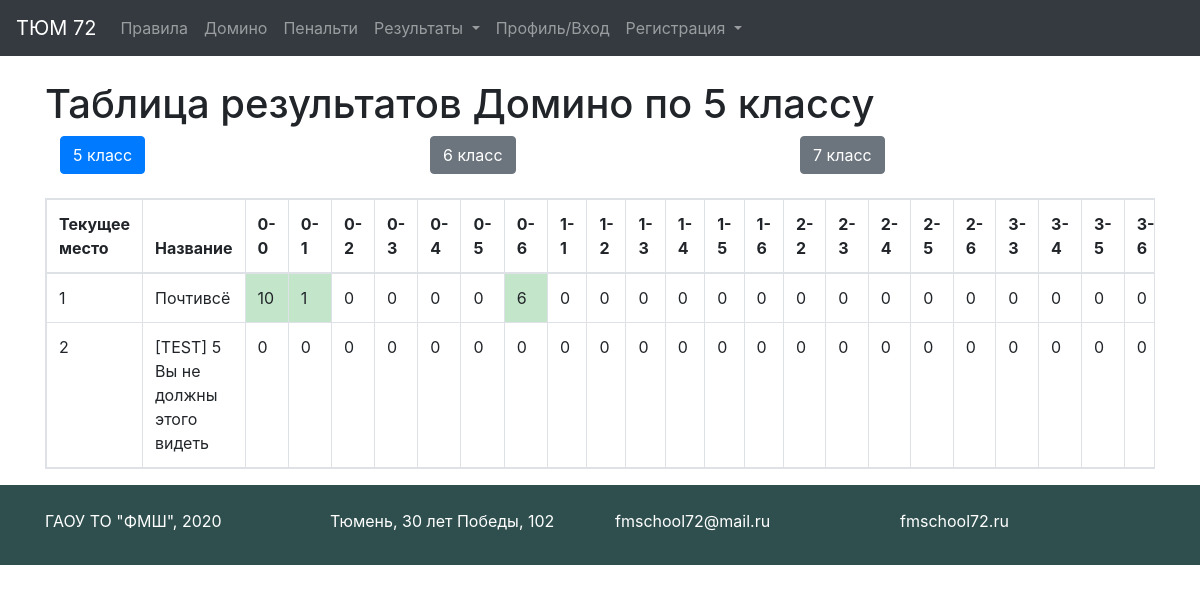
Page /results/domino/5 on the committed database.
### tables this page shows
CREATE TABLE domino_tasks5 (id INTEGER PRIMARY KEY AUTOINCREMENT UNIQUE NOT NULL, title STRING NOT NULL UNIQUE, picked_tasks STRING DEFAULT " ", t1 NOT NULL DEFAULT '0ok', t2 NOT NULL DEFAULT '0ok', t3 NOT NULL DEFAULT '0ok', t4 NOT NULL DEFAULT '0ok', t5 NOT NULL DEFAULT '0ok', t6 NOT NULL DEFAULT '0ok', t7 NOT NULL DEFAULT '0ok', t8 NOT NULL DEFAULT '0ok', t9 NOT NULL DEFAULT '0ok', t10 NOT NULL DEFAULT '0ok', t11 NOT NULL DEFAULT '0ok', t12 NOT NULL DEFAULT '0ok', t13 NOT NULL DEFAULT '0ok', t14 NOT NULL DEFAULT '0ok', t15 NOT NULL DEFAULT '0ok', t16 NOT NULL DEFAULT '0ok', t17 NOT NULL DEFAULT '0ok', t18 NOT NULL DEFAULT '0ok', t19 NOT NULL DEFAULT '0ok', t20 NOT NULL DEFAULT '0ok', t21 NOT NULL DEFAULT '0ok', t22 NOT NULL DEFAULT '0ok', t23 NOT NULL DEFAULT '0ok', t24 NOT NULL DEFAULT '0ok', t25 NOT NULL DEFAULT '0ok', t26 NOT NULL DEFAULT '0ok', t27 NOT NULL DEFAULT '0ok', t28 NOT NULL DEFAULT '0ok', sum INTEGER DEFAULT (0));

### app.py (the view)
@app.route('/results/<game>/<grade>')
def results(game, grade):
    debug_var_test = 0  # 0 - показываем тестовых юзеров, 1 - не показываем
    debug_var_zero = 0  # 0 - показываем юзеров с 0 баллами, 1 - не показываем
    grade = str(grade)
    team = ''
    if is_auth() and str(current_user.grade) == str(grade):
        team = current_user.team_name
    titles = {'domino': 'Домино', 'penalty': 'Пенальти'}
    if game == 'domino':
        info = domino_info
        number = 28
        keys = domino_keys
    else:
        info = penalty_info
        number = 16
        keys = penalty_keys
    table = game + '_tasks' + str(grade)
    con = sqlite3.connect(os.path.join("db", "tasks.db"))
    cur = con.cursor()
    results = cur.execute(f"SELECT * from {table} ORDER BY sum DESC").fetchall()
    con.close()
    if debug_var_test == 1:
        results = [row for row in results if
                   "[TEST]" not in row[1]]  # Не показываем тестовую команду
    if debug_var_zero == 1:
        results = [row for row in results if row[-1] == 0]  # Не показываем тех, кто ничего не набрал
    team_num = len(results)
    return render_template("results.html", team=team, results=results, title=titles[game],
                           grade=grade,
                           info=info, number=number, team_num=team_num, keys=keys)

### app.py (called while the page is built)
def is_auth():
    return current_user.is_authenticated

### templates/results.html (shortened to what this page needs)
{% extends "base.html" %}
{% block content %}
    <h1>Таблица результатов {{ title }} по {{ grade }} классу</h1>
    <div class="container">
        <div class="row">
            {% for grd in ['5', '6', '7'] %}
                {% set a_grd = "./" + grd %}
                {% if grd == grade %}
                    <div class="col-sm">
                        <a href={{a_grd}} type="button" class="btn btn-primary">{{grd}} класс</a></div>
                {% else %}
                    <div class="col-sm">
                        <a href={{a_grd}} type="button" class="btn btn-secondary">{{grd}} класс</a></div>
                {% endif %}
            {% endfor %}
        </div>
    </div>
    <br>
    <table class="table table-bordered table-responsive" id="results">
        <thead>
        <tr>
            <th> Текущее место</th>
            <th> Название</th>
            {% for task in keys %}
                <th width="10%"> {{ info[grade][task]['name'] }} </th>
            {% endfor %}
        </tr>
        </thead>
        {% for place in range(team_num) %}
            <tr>
                {% if results[place][1] == team %}
                    <td class="table-primary"> {{ place + 1 }} </td>
                    <td class="table-primary"> {{ results[place][1] }} </td>
                {% else %}
                    <td> {{ place + 1 }} </td>
                    <td> {{ results[place][1] }} </td>
                {% endif %}
                {% if title == 'Домино' %}
                    {% set step = 3 %}
                {% else %}
                    {% set step = 2 %}
                {% endif %}
                {% for i in range(step, number + step) %}
                    {% set state = results[place][i][-2:] %}
                    {% set points = results[place][i][:-2] %}
                    {% if state == 'af' %}
                        <td class="table-success" width="30px"> {{ points }} </td>
                    {% elif state in ['ff', 'as', 'bf'] %}
                        <td class="table-warning" width="30px"> {{ points }} </td>
                    {% elif state == 'fs' %}
                        <td class="table-danger" width="30px"> {{ points }} </td>
                    {% else %}
                        <td width="30px"> {{ points }} </td>
                    {% endif %}
                {% endfor %}
            </tr>
        {% endfor %}
    </table>
{% endblock %}

### templates/base.html (shortened to what this page needs)
<!doctype html>
<html lang="ru">
<head>
    <link rel="stylesheet"
          href="https://stackpath.bootstrapcdn.com/bootstrap/4.4.1/css/bootstrap.min.css"
>
    <link rel="stylesheet" type="text/css" href="/static/css/style.css"/>
</head>
<body>
<div id="page-container">
    <div id="content-wrap">
        <header>
            <nav class="navbar navbar-expand-lg navbar-dark bg-dark">
                <a class="navbar-brand" href="/">ТЮМ 72</a>
                <div class="collapse navbar-collapse" id="navbarNav">
                    <ul class="navbar-nav">
                        <li class="nav-item">
                            <a class="nav-link" href="/rules">Правила</a>
                        </li>
                        <li class="nav-item">
                            <a class="nav-link" href="/domino">Домино</a>
                        </li>
                        <li class="nav-item">
                            <a class="nav-link" href="/penalty">Пенальти</a>
                        </li>
                        <li class="nav-item dropdown">
                            <a class="nav-link dropdown-toggle" href="#" id="navbarDropdown"
                               role="button" data-toggle="dropdown" aria-haspopup="true"
                               aria-expanded="false">
                                Результаты
                            </a>
                        </li>
                        <li class="nav-item">
                            <a class="nav-link" href="/profile">Профиль/Вход</a>
                        </li>
                        <li class="nav-item dropdown">
                            <a class="nav-link dropdown-toggle" href="#" id="navbarDropdown"
                               role="button" data-toggle="dropdown" aria-haspopup="true"
                               aria-expanded="false">
                                Регистрация
                            </a>
                        </li>
                    </ul>
                </div>
            </nav>
        </header>
        <main role="main" class="container">
            <br>
            {% block content %}{% endblock %}
        </main>
    </div>
    <footer id="footer">
        <br>
        <div class="container">
            <div class="row align-items-center">
                <div class="col">
                    ГАОУ ТО "ФМШ", 2020
                </div>
                <div class="col">
                    <a href="https://www.google.com/maps/place/ул.+30+лет+Победы,+102,+Тюмень,+Тюменская+обл.,+625051/@57.1161719,65.5862042,17z/data=!3m1!4b1!4m5!3m4!1s0x43bbe0de6f18b76f:0xbbb0b63150a73e69!8m2!3d57.116169!4d65.5883929?hl=ru">
                        Тюмень, 30 лет Победы, 102
                    </a>
                </div>
                <div class="col">
                    <a href="mailto:fmschool72@mail.ru?subject=ТЮМ 72" target="_blank">
                        fmschool72@mail.ru
                    </a>
                </div>
                <div class="col">
                    <a href="https://fmschool72.ru/" target="_blank">fmschool72.ru</a>
                </div>
            </div>
        </div>
    </footer>
</div>
</body>
</html>

### static/css/style.css (style rules this page uses)
#page-container { position: relative; min-height: 100%; height: calc(100% - 50px); overflow: auto; }
#content-wrap { padding-bottom: 5rem; }
#footer { background: darkslategrey; color: white; position: absolute; bottom: 0; width: 100%; height: 5rem; }
footer a { color:white; }

### rows in the picture
domino_tasks5: title "Почтивсё"
domino_tasks5: title "[TEST] 5 Вы не должны этого видеть"

### other values in the picture
{{ title }} "Домино"
{{ grade }} "5"
{{ grd }} "5"
{{ grd }} "6" "7"
{{ info[grade][task]['name'] }} "0-0" "0-1" "0-2" "0-3" "0-4" "0-5" "0-6" "1-1" "1-2" "1-3" "1-4" "1-5" "1-6" "2-2" "2-3" "2-4" "2-5" "2-6" "3-3" "3-4" "3-5" "3-6"
{{ place + 1 }} "1" "2"
{{ points }} "10" "1" "6"
{{ points }} "0" "0" "0" "0" "0" "0" "0" "0" "0" "0" "0" "0" "0" "0" "0" "0" "0" "0" "0" "0" "0" "0" "0" "0" "0" "0" "0" "0" "0" "0" "0" "0" "0" "0" "0" "0" "0" "0" "0" "0" "0"
